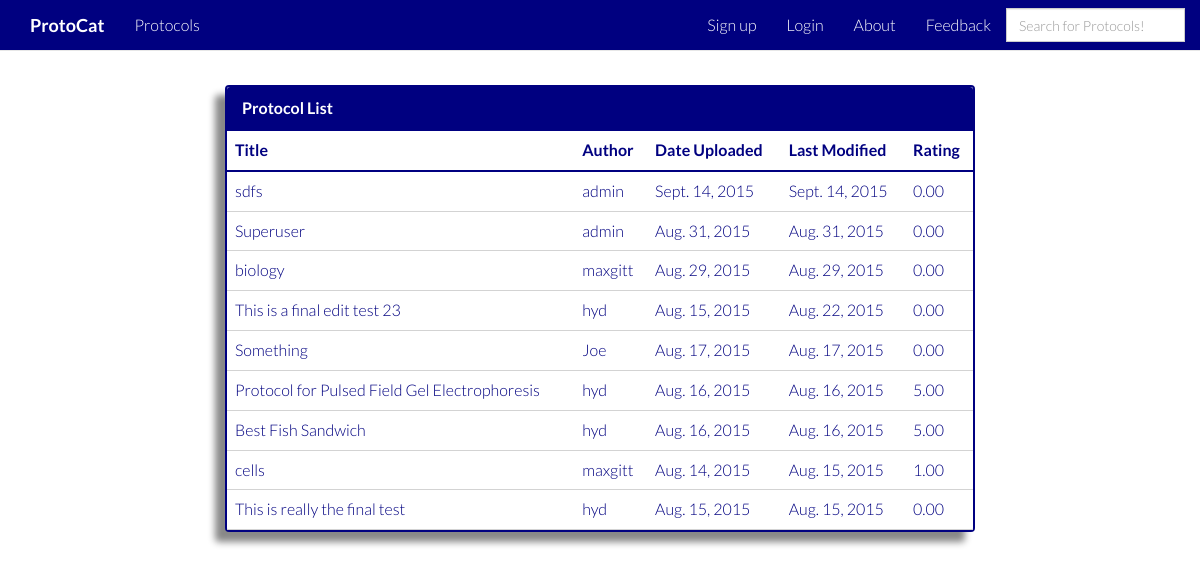
The app's page /protocol_list/, older data.
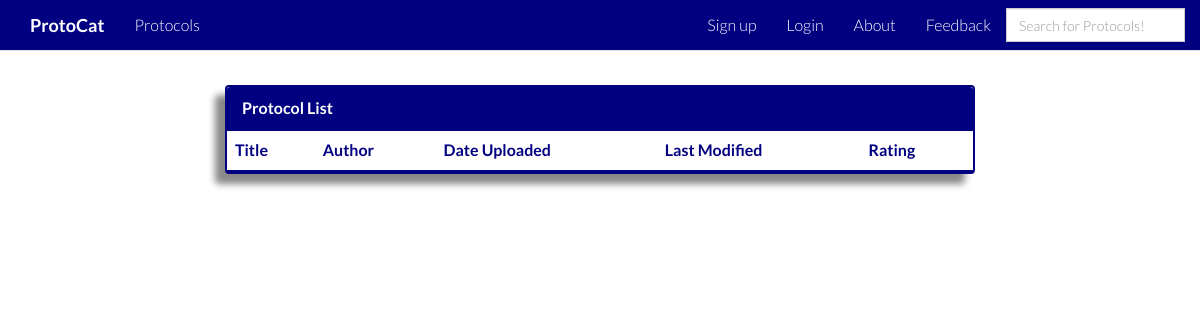
The same page, newer data.
### protocat_app/models.py (models this page shows, shortened)
class Protocol(models.Model):
    id = models.AutoField(primary_key=True)
    title = models.TextField()
    author = models.CharField(max_length=50)
    date_of_upload = models.DateField(auto_now_add=True)
    date_modified = models.DateField(auto_now=True)
    description = models.TextField(blank=True)
    protocol_type = models.CharField(max_length=2, choices=PROTOCOL_TYPES, null=True, blank=True)
    rating = models.DecimalField(
        validators=[MinValueValidator(0.0), MaxValueValidator(5.0)],
        max_digits=3, decimal_places=2, default=2.50)
    num_ratings = models.IntegerField(default=0)
    user_rated = models.TextField(default='')
    reagents = models.TextField(default='')
    protocol_steps = models.TextField(default='')

### protocat_app/views.py (the view)
# urls.py: url(r'^protocol_list/', views.protocol_list, name='protocol_list'),
def protocol_list(request):
    all_entries = Protocol.objects.all().order_by('-date_modified')
    protocol_list=[]
    for each in all_entries:
        title = each.title
        author = each.author
        date = each.date_of_upload
        last_mod = each.date_modified
        protocol_id = each.id
        rating = each.rating
        url = "/protocol_display/" + str(protocol_id)
        url2 = "/user_profile/" + str(author)
        inner_protocol = [title, author, date, protocol_id, url, rating, last_mod, url2]
        protocol_list.append(inner_protocol)
    asc = 'asc'
    return render(request,'protocat_app/protocol_list.html', {'protocol_list':protocol_list, 'order':asc})

### protocat_app/templates/protocat_app/protocol_list.html
{% extends 'base.html' %}
{% load staticfiles %}
{% block content %}
    <div class="container">
        <div class="row">
            <div class="col-md-2"></div>
            <div class="col-md-8">
                <div class="panel panel-primary">
                    <div class="panel-heading">Protocol List</div>
                        <table class="table table-hover">
                            <thead>
                                <tr>
                                    <th><a href="/protocol_list_sort/title/{{order}}">Title</a></th>
                                    <th><a href="/protocol_list_sort/author/{{order}}">Author</a></th>
                                    <th><a href="/protocol_list_sort/date_of_upload/{{order}}">Date Uploaded</a></th>
                                    <th><a href="/protocol_list_sort/date_modified/{{order}}">Last Modified</a></th>
                                    <th><a href="/protocol_list_sort/rating/{{order}}">Rating</a></th>
                                </tr>
                            </thead>
                            <tbody>
                            {% for protocol in protocol_list %}
                                <tr>
                                    <td><a href={{protocol.4}}>{{ protocol.0 }}</a></td>
                                    <td><a href={{protocol.7}}>{{ protocol.1 }}</a></td>
                                    <td>{{ protocol.2 }}</td>
                                    <td>{{ protocol.6 }}</td>
                                    <td>{{ protocol.5 }}</td>
                                </tr>
                            {% endfor %}
                            </tbody>
                        </table>
                </div>
            </div>
            <div class="col-md-2"></div>
        </div>
    </div>
{% endblock %}

Row changes from the older to the newer data that the page shows:
removed Protocol: title "sdfs", author "admin", date_of_upload "Sept. 14, 2015", date_modified "Sept. 14, 2015", rating "0.00"
removed Protocol: title "Superuser", author "admin", date_of_upload "Aug. 31, 2015", date_modified "Aug. 31, 2015", rating "0.00"
removed Protocol: title "biology", author "maxgitt", date_of_upload "Aug. 29, 2015", date_modified "Aug. 29, 2015", rating "0.00"
removed Protocol: title "This is a final edit test 23", author "hyd", date_of_upload "Aug. 15, 2015", date_modified "Aug. 22, 2015", rating "0.00"
removed Protocol: title "Something", author "Joe", date_of_upload "Aug. 17, 2015", date_modified "Aug. 17, 2015", rating "0.00"
removed Protocol: title "Protocol for Pulsed Field Gel Electrophoresis", author "hyd", date_of_upload "Aug. 16, 2015", date_modified "Aug. 16, 2015", rating "5.00"
removed Protocol: title "Best Fish Sandwich", author "hyd", date_of_upload "Aug. 16, 2015", date_modified "Aug. 16, 2015", rating "5.00"
removed Protocol: title "cells", author "maxgitt", date_of_upload "Aug. 14, 2015", date_modified "Aug. 15, 2015", rating "1.00"
removed Protocol: title "This is really the final test", author "hyd", date_of_upload "Aug. 15, 2015", date_modified "Aug. 15, 2015", rating "0.00"
